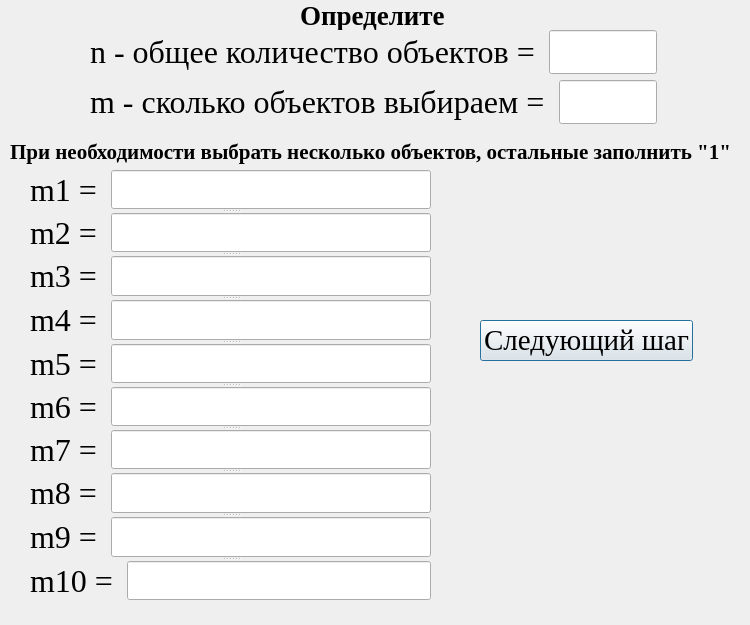
<?xml version="1.0" encoding="UTF-8"?>
<ui version="4.0">
 <class>Dialog</class>
 <widget class="QDialog" name="Dialog">
  <property name="geometry">
   <rect>
    <x>0</x>
    <y>0</y>
    <width>750</width>
    <height>625</height>
   </rect>
  </property>
  <property name="windowTitle">
   <string>Dialog</string>
  </property>
  <widget class="QLabel" name="label">
   <property name="geometry">
    <rect>
     <x>300</x>
     <y>0</y>
     <width>145</width>
     <height>30</height>
    </rect>
   </property>
   <property name="font">
    <font>
     <family>Times New Roman</family>
     <pointsize>20</pointsize>
     <bold>true</bold>
    </font>
   </property>
   <property name="text">
    <string>Определите</string>
   </property>
  </widget>
  <widget class="QPushButton" name="next_step_button">
   <property name="geometry">
    <rect>
     <x>480</x>
     <y>320</y>
     <width>213</width>
     <height>41</height>
    </rect>
   </property>
   <property name="font">
    <font>
     <family>Times New Roman</family>
     <pointsize>22</pointsize>
    </font>
   </property>
   <property name="text">
    <string>Следующий шаг</string>
   </property>
  </widget>
  <widget class="QWidget" name="layoutWidget">
   <property name="geometry">
    <rect>
     <x>90</x>
     <y>30</y>
     <width>567</width>
     <height>94</height>
    </rect>
   </property>
   <property name="font">
    <font>
     <family>Times New Roman</family>
     <pointsize>24</pointsize>
    </font>
   </property>
   <layout class="QVBoxLayout" name="verticalLayout">
    <item>
     <layout class="QHBoxLayout" name="horizontalLayout">
      <item>
       <widget class="QLabel" name="label_2">
        <property name="font">
         <font>
          <family>Times New Roman</family>
          <pointsize>24</pointsize>
         </font>
        </property>
        <property name="text">
         <string>n - общее количество объектов = </string>
        </property>
       </widget>
      </item>
      <item>
       <widget class="QLineEdit" name="nn">
        <property name="font">
         <font>
          <family>Times New Roman</family>
          <pointsize>24</pointsize>
         </font>
        </property>
       </widget>
      </item>
     </layout>
    </item>
    <item>
     <layout class="QHBoxLayout" name="horizontalLayout_2">
      <item>
       <widget class="QLabel" name="label_3">
        <property name="font">
         <font>
          <family>Times New Roman</family>
          <pointsize>24</pointsize>
         </font>
        </property>
        <property name="text">
         <string>m - сколько объектов выбираем = </string>
        </property>
       </widget>
      </item>
      <item>
       <widget class="QLineEdit" name="mm">
        <property name="font">
         <font>
          <family>Times New Roman</family>
          <pointsize>24</pointsize>
         </font>
        </property>
       </widget>
      </item>
     </layout>
    </item>
   </layout>
  </widget>
  <widget class="QSplitter" name="splitter">
   <property name="geometry">
    <rect>
     <x>30</x>
     <y>170</y>
     <width>401</width>
     <height>430</height>
    </rect>
   </property>
   <property name="orientation">
    <enum>Qt::Vertical</enum>
   </property>
   <widget class="QWidget" name="layoutWidget_2">
    <layout class="QHBoxLayout" name="horizontalLayout_6">
     <item>
      <widget class="QLabel" name="label_7">
       <property name="font">
        <font>
         <family>Times New Roman</family>
         <pointsize>24</pointsize>
        </font>
       </property>
       <property name="text">
        <string>m1 = </string>
       </property>
      </widget>
     </item>
     <item>
      <widget class="QLineEdit" name="M1">
       <property name="font">
        <font>
         <family>Times New Roman</family>
         <pointsize>24</pointsize>
        </font>
       </property>
      </widget>
     </item>
    </layout>
   </widget>
   <widget class="QWidget" name="layoutWidget_3">
    <layout class="QHBoxLayout" name="horizontalLayout_3">
     <item>
      <widget class="QLabel" name="label_4">
       <property name="font">
        <font>
         <family>Times New Roman</family>
         <pointsize>24</pointsize>
        </font>
       </property>
       <property name="text">
        <string>m2 = </string>
       </property>
      </widget>
     </item>
     <item>
      <widget class="QLineEdit" name="M2">
       <property name="font">
        <font>
         <family>Times New Roman</family>
         <pointsize>24</pointsize>
        </font>
       </property>
      </widget>
     </item>
    </layout>
   </widget>
   <widget class="QWidget" name="layoutWidget_4">
    <layout class="QHBoxLayout" name="horizontalLayout_4">
     <item>
      <widget class="QLabel" name="label_5">
       <property name="font">
        <font>
         <family>Times New Roman</family>
         <pointsize>24</pointsize>
        </font>
       </property>
       <property name="text">
        <string>m3 = </string>
       </property>
      </widget>
     </item>
     <item>
      <widget class="QLineEdit" name="M3">
       <property name="font">
        <font>
         <family>Times New Roman</family>
         <pointsize>24</pointsize>
        </font>
       </property>
      </widget>
     </item>
    </layout>
   </widget>
   <widget class="QWidget" name="layoutWidget_5">
    <layout class="QHBoxLayout" name="horizontalLayout_7">
     <item>
      <widget class="QLabel" name="label_8">
       <property name="font">
        <font>
         <family>Times New Roman</family>
         <pointsize>24</pointsize>
        </font>
       </property>
       <property name="text">
        <string>m4 = </string>
       </property>
      </widget>
     </item>
     <item>
      <widget class="QLineEdit" name="M4">
       <property name="font">
        <font>
         <family>Times New Roman</family>
         <pointsize>24</pointsize>
        </font>
       </property>
      </widget>
     </item>
    </layout>
   </widget>
   <widget class="QWidget" name="layoutWidget_6">
    <layout class="QHBoxLayout" name="horizontalLayout_5">
     <item>
      <widget class="QLabel" name="label_6">
       <property name="font">
        <font>
         <family>Times New Roman</family>
         <pointsize>24</pointsize>
        </font>
       </property>
       <property name="text">
        <string>m5 = </string>
       </property>
      </widget>
     </item>
     <item>
      <widget class="QLineEdit" name="M5">
       <property name="font">
        <font>
         <family>Times New Roman</family>
         <pointsize>24</pointsize>
        </font>
       </property>
      </widget>
     </item>
    </layout>
   </widget>
   <widget class="QWidget" name="layoutWidget_7">
    <layout class="QHBoxLayout" name="horizontalLayout_8">
     <item>
      <widget class="QLabel" name="label_9">
       <property name="font">
        <font>
         <family>Times New Roman</family>
         <pointsize>24</pointsize>
        </font>
       </property>
       <property name="text">
        <string>m6 = </string>
       </property>
      </widget>
     </item>
     <item>
      <widget class="QLineEdit" name="M6">
       <property name="font">
        <font>
         <family>Times New Roman</family>
         <pointsize>24</pointsize>
        </font>
       </property>
      </widget>
     </item>
    </layout>
   </widget>
   <widget class="QWidget" name="layoutWidget_8">
    <layout class="QHBoxLayout" name="horizontalLayout_9">
     <item>
      <widget class="QLabel" name="label_10">
       <property name="font">
        <font>
         <family>Times New Roman</family>
         <pointsize>24</pointsize>
        </font>
       </property>
       <property name="text">
        <string>m7 = </string>
       </property>
      </widget>
     </item>
     <item>
      <widget class="QLineEdit" name="M7">
       <property name="font">
        <font>
         <family>Times New Roman</family>
         <pointsize>24</pointsize>
        </font>
       </property>
      </widget>
     </item>
    </layout>
   </widget>
   <widget class="QWidget" name="layoutWidget_9">
    <layout class="QHBoxLayout" name="horizontalLayout_10">
     <item>
      <widget class="QLabel" name="label_11">
       <property name="font">
        <font>
         <family>Times New Roman</family>
         <pointsize>24</pointsize>
        </font>
       </property>
       <property name="text">
        <string>m8 = </string>
       </property>
      </widget>
     </item>
     <item>
      <widget class="QLineEdit" name="M8">
       <property name="font">
        <font>
         <family>Times New Roman</family>
         <pointsize>24</pointsize>
        </font>
       </property>
      </widget>
     </item>
    </layout>
   </widget>
   <widget class="QWidget" name="layoutWidget_10">
    <layout class="QHBoxLayout" name="horizontalLayout_11">
     <item>
      <widget class="QLabel" name="label_12">
       <property name="font">
        <font>
         <family>Times New Roman</family>
         <pointsize>24</pointsize>
        </font>
       </property>
       <property name="text">
        <string>m9 = </string>
       </property>
      </widget>
     </item>
     <item>
      <widget class="QLineEdit" name="M9">
       <property name="font">
        <font>
         <family>Times New Roman</family>
         <pointsize>24</pointsize>
        </font>
       </property>
      </widget>
     </item>
    </layout>
   </widget>
   <widget class="QWidget" name="layoutWidget_11">
    <layout class="QHBoxLayout" name="horizontalLayout_12">
     <item>
      <widget class="QLabel" name="label_13">
       <property name="font">
        <font>
         <family>Times New Roman</family>
         <pointsize>24</pointsize>
        </font>
       </property>
       <property name="text">
        <string>m10 = </string>
       </property>
      </widget>
     </item>
     <item>
      <widget class="QLineEdit" name="M10">
       <property name="font">
        <font>
         <family>Times New Roman</family>
         <pointsize>24</pointsize>
        </font>
       </property>
      </widget>
     </item>
    </layout>
   </widget>
  </widget>
  <widget class="QLabel" name="label_14">
   <property name="geometry">
    <rect>
     <x>10</x>
     <y>140</y>
     <width>722</width>
     <height>24</height>
    </rect>
   </property>
   <property name="font">
    <font>
     <family>Times New Roman</family>
     <pointsize>16</pointsize>
     <bold>true</bold>
    </font>
   </property>
   <property name="text">
    <string>При необходимости выбрать несколько объектов, остальные заполнить &quot;1&quot;</string>
   </property>
  </widget>
 </widget>
 <resources/>
 <connections/>
</ui>
